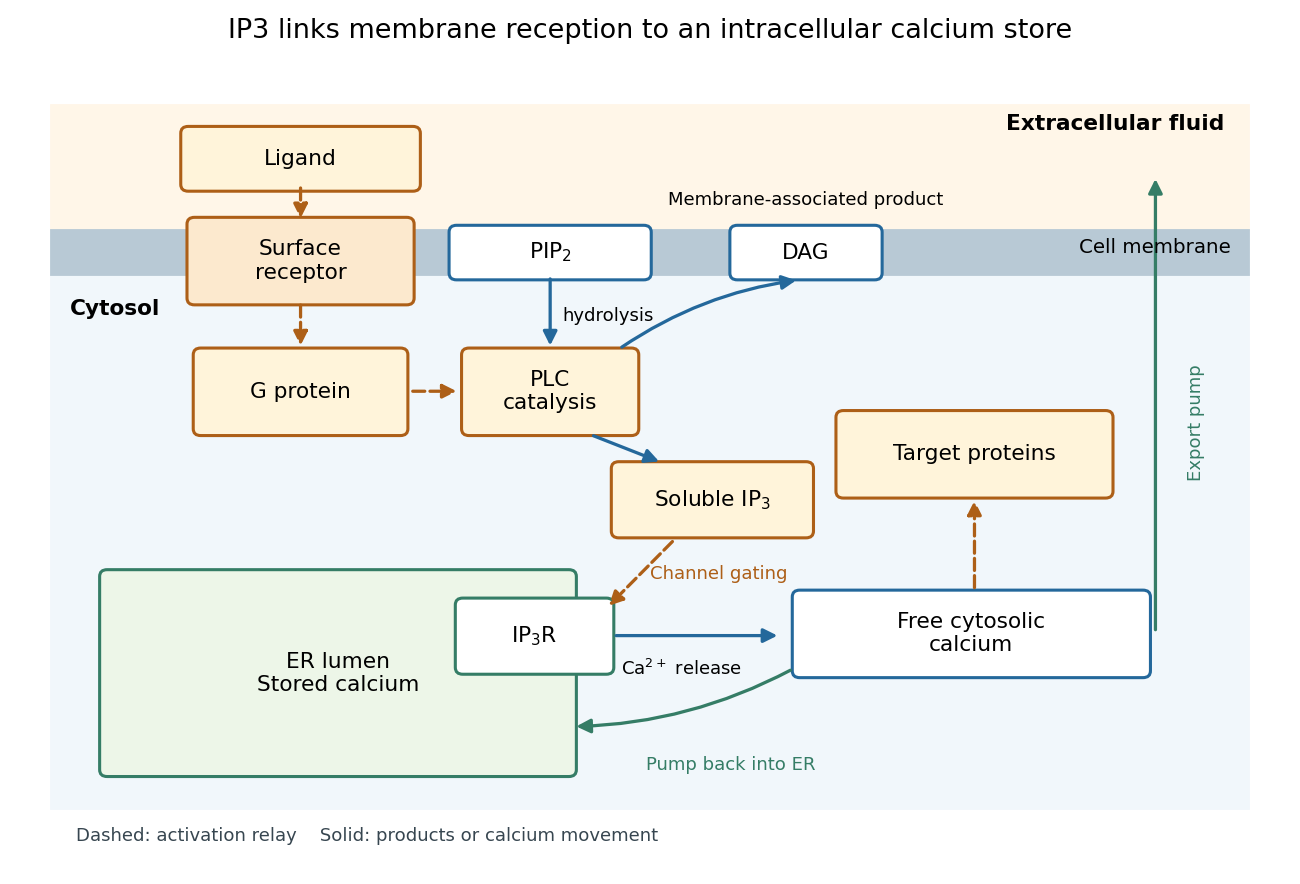

Recreate this plot in Python.
"""Original qualitative IP3 pathway; writes matching opaque PNG to the CWD.

Tested with Python 3.14, NumPy 2.3.5 and Matplotlib 3.10.7.
Shapes and arrow lengths encode no measured geometry, amount or timing.
"""

from pathlib import Path

import matplotlib.pyplot as plt
from matplotlib.patches import FancyArrowPatch, FancyBboxPatch, Rectangle


def main():
    plt.rcParams.update({"font.size": 12, "font.family": "DejaVu Sans"})
    fig, ax = plt.subplots(figsize=(10, 6.8), dpi=130, facecolor="white")
    ax.set(xlim=(0, 10), ylim=(0, 7))
    ax.axis("off")
    orange, blue, green = "#ad5f17", "#24689b", "#357d66"
    ax.add_patch(Rectangle((0.2, 5.6), 9.6, 1.1, color="#fff6e8", zorder=0))
    ax.add_patch(Rectangle((0.2, 0.5), 9.6, 4.7, color="#f1f7fb", zorder=0))
    ax.add_patch(Rectangle((0.2, 5.2), 9.6, 0.4, color="#b8c9d5", zorder=0))
    ax.text(9.6, 6.48, "Extracellular fluid", ha="right", fontsize=12, weight="bold")
    ax.text(0.35, 4.85, "Cytosol", fontsize=12, weight="bold")
    ax.text(9.65, 5.4, "Cell membrane", ha="right", fontsize=11)

    def box(x, y, w, h, label, color="white", edge=blue):
        ax.add_patch(FancyBboxPatch((x, y), w, h, boxstyle="round,pad=0.06",
                                   facecolor=color, edgecolor=edge, linewidth=1.7))
        ax.text(x + w / 2, y + h / 2, label, ha="center", va="center")

    def arrow(start, end, color=blue, dashed=False, rad=0):
        ax.add_patch(FancyArrowPatch(start, end, arrowstyle="-|>", mutation_scale=16,
                                    linewidth=1.8, color=color,
                                    linestyle="--" if dashed else "-",
                                    connectionstyle=f"arc3,rad={rad}"))

    box(1.3, 6.0, 1.8, 0.45, "Ligand", "#fff4da", orange)
    box(1.35, 5.0, 1.7, 0.65, "Surface\nreceptor", "#fce9ce", orange)
    arrow((2.2, 6.0), (2.2, 5.67), orange, True)
    box(1.4, 3.85, 1.6, 0.65, "G protein", "#fff4da", orange)
    arrow((2.2, 4.97), (2.2, 4.55), orange, True)
    box(3.55, 3.85, 1.3, 0.65, "PLC\ncatalysis", "#fff4da", orange)
    arrow((3.07, 4.18), (3.48, 4.18), orange, True)
    box(3.45, 5.22, 1.5, 0.36, r"PIP$_2$", "white")
    arrow((4.2, 5.2), (4.2, 4.55))
    ax.text(4.3, 4.8, "hydrolysis", fontsize=10)
    box(5.7, 5.22, 1.1, 0.36, "DAG", "white")
    arrow((4.75, 4.55), (6.2, 5.16), rad=-0.12)
    ax.text(6.25, 5.82, "Membrane-associated product", ha="center", fontsize=10)
    box(4.75, 2.95, 1.5, 0.55, r"Soluble IP$_3$", "#fff4da", orange)
    arrow((4.52, 3.8), (5.1, 3.55))

    box(0.65, 0.85, 3.7, 1.7, "ER lumen\nStored calcium", "#edf6e8", green)
    box(3.5, 1.75, 1.15, 0.55, r"IP$_3$R", "white", green)
    arrow((5.2, 2.88), (4.65, 2.27), orange, True)
    ax.text(5.55, 2.53, "Channel gating", ha="center", fontsize=10, color=orange)
    arrow((4.7, 2.03), (6.05, 2.03))
    ax.text(5.25, 1.68, r"Ca$^{2+}$ release", ha="center", fontsize=10)
    box(6.2, 1.72, 2.75, 0.65, "Free cytosolic\ncalcium", "white")
    arrow((7.6, 2.42), (7.6, 3.25), orange, True)
    box(6.55, 3.3, 2.1, 0.65, "Target proteins", "#fff4da", orange)
    arrow((6.15, 1.74), (4.38, 1.23), green, rad=-0.12)
    ax.text(5.65, 0.85, "Pump back into ER", ha="center", fontsize=10, color=green)
    arrow((9.05, 2.05), (9.05, 6.08), green)
    ax.text(9.3, 3.9, "Export pump", rotation=90, va="center", fontsize=10, color=green)
    ax.text(0.4, 0.22, "Dashed: activation relay    Solid: products or calcium movement",
            fontsize=10, color="#374650")
    fig.suptitle("IP3 links membrane reception to an intracellular calcium store", fontsize=15)
    fig.subplots_adjust(left=0.02, right=0.98, bottom=0.02, top=0.92)
    fig.savefig(Path.cwd() / (Path(__file__).stem + ".png"), facecolor="white",
                transparent=False)
    plt.close(fig)


if __name__ == "__main__":
    main()
